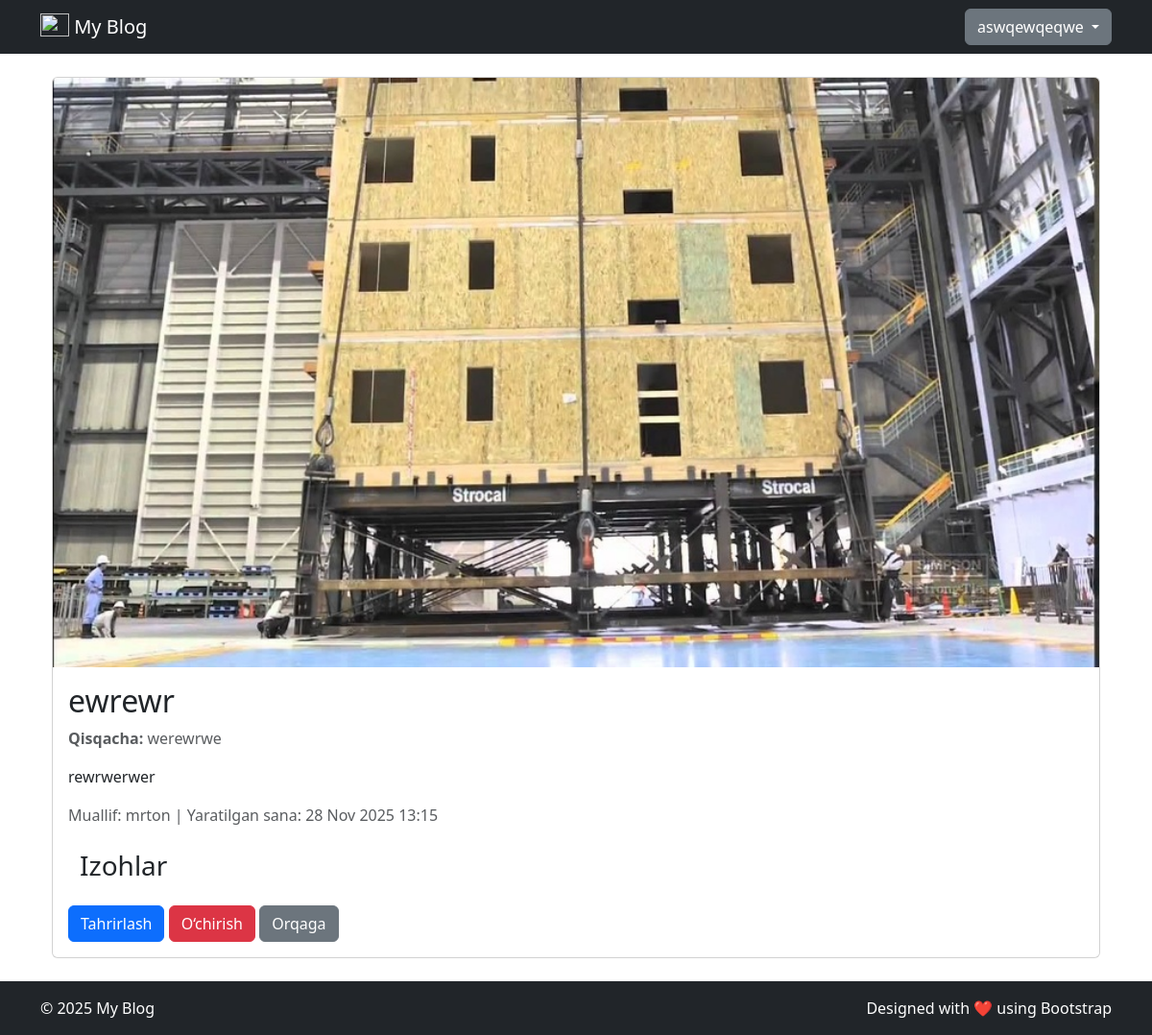
Page /articles/article/17/ (signed in) on the committed database.
### accounts/models.py (models this page shows)
class CustomUser(AbstractUser):
    age=models.PositiveBigIntegerField(null=True,blank=True)
    address=models.CharField(max_length=100,null=True,blank=True)

### articles/models.py (models this page shows, shortened)
class Article(models.Model):
    title = models.CharField(max_length=255)
    summary=models.CharField(max_length=255,blank=True)
    body=RichTextField()
    photo=models.ImageField(upload_to='photos/',blank=True,null=True,default='first_CZsPB4v.jpeg')
    date=models.DateTimeField(auto_now_add=True)
    author=models.ForeignKey(get_user_model(),on_delete=models.CASCADE)

### articles/views.py (the view)
# urls.py: path('article/<int:pk>/', ArticleDetail.as_view(), name='article-detail'),
class ArticleDetail(LoginRequiredMixin,DetailView):
    model=Article
    template_name="articles/article_detail.html"
    context_object_name="article"

### templates/articles/article_detail.html (shortened to what this page needs)
{% extends 'base.html' %}
{% block content %}
<div class="container mt-4">
    <div class="card">
        {% if article.photo %}
        <img src="{{ article.photo.url }}" class="card-img-top" alt="{{ article.title }}">
        {% endif %}
        <div class="card-body">
            <h2 class="card-title">{{ article.title }}</h2>
            {% if article.summary %}
            <p class="text-muted"><strong>Qisqacha:</strong> {{ article.summary }}</p>
            {% endif %}
            <p class="card-text">{{ article.body|safe }}</p>
            <p class="text-muted">
                Muallif: {{ article.author }} |
                Yaratilgan sana: {{ article.date|date:"d M Y H:i" }}
            </p>
            <div class="container mt-4">
                <h3>Izohlar</h3>
                </div>
            <div class="mt-3">
                <a href="{% url 'article-edit' article.pk %}" class="btn btn-primary">Tahrirlash</a>
                <a href="{% url 'article-delete' article.pk %}" class="btn btn-danger">O‘chirish</a>
                <a href="{% url 'article-list' %}" class="btn btn-secondary">Orqaga</a>
            </div>
        </div>
    </div>
</div>
{% endblock %}

### templates/base.html (shortened to what this page needs)
{% load static %}
{% load widget_tweaks %}
<!DOCTYPE html>
<html lang="en">
<head>
    <link href="https://cdn.jsdelivr.net/npm/bootstrap@5.3.2/dist/css/bootstrap.min.css" rel="stylesheet">
</head>
<body class="d-flex flex-column min-vh-100">
    <header>
        <nav class="navbar navbar-dark bg-dark">
            <div class="container">
                <a class="navbar-brand" href="{% url 'home' %}">
                    <img src="https://getbootstrap.com/docs/5.3/assets/brand/bootstrap-logo.svg" width="30" height="24" class="d-inline-block align-text-top">
                    My Blog
                </a>
                {% if request.user.is_authenticated %}
                    <div class="dropdown">
                        <button class="btn btn-secondary dropdown-toggle" type="button" data-bs-toggle="dropdown" aria-expanded="false">
                            {{ request.user.username }}
                        </button>
                    </div>
                {% endif %}
            </div>
        </nav>
    </header>
    <main class="flex-grow-1">
        <div class="container my-4">
            {% block content %}{% endblock %}
        </div>
    </main>
    <footer class="bg-dark text-white py-3 mt-auto">
        <div class="container d-flex justify-content-between">
            <span>&copy; 2025 My Blog</span>
            <span>Designed with ❤️ using Bootstrap</span>
        </div>
    </footer>
</body>
</html>

### rows in the picture
CustomUser: user.username "aswqewqeqwe"
Article: photo (picture), title "ewrewr", summary "werewrwe", body "rewrwerwer", author "mrton", date "28 Nov 2025 13:15"
